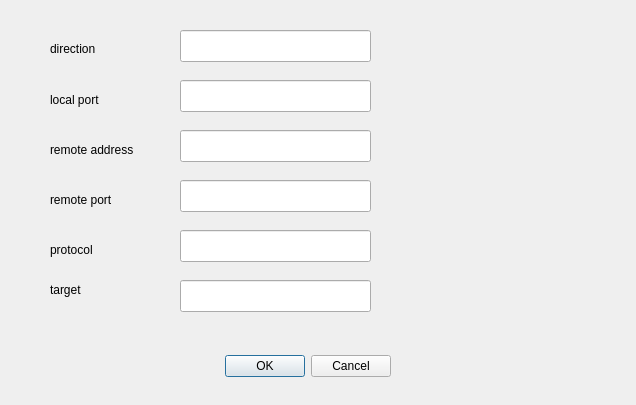
<?xml version="1.0" encoding="UTF-8"?>
<ui version="4.0">
 <class>Dialog</class>
 <widget class="QDialog" name="Dialog">
  <property name="geometry">
   <rect>
    <x>0</x>
    <y>0</y>
    <width>636</width>
    <height>405</height>
   </rect>
  </property>
  <property name="windowTitle">
   <string>Dialog</string>
  </property>
  <widget class="QDialogButtonBox" name="buttonBox">
   <property name="geometry">
    <rect>
     <x>50</x>
     <y>350</y>
     <width>341</width>
     <height>32</height>
    </rect>
   </property>
   <property name="orientation">
    <enum>Qt::Horizontal</enum>
   </property>
   <property name="standardButtons">
    <set>QDialogButtonBox::Cancel|QDialogButtonBox::Ok</set>
   </property>
  </widget>
  <widget class="QLabel" name="label_direction">
   <property name="geometry">
    <rect>
     <x>50</x>
     <y>40</y>
     <width>61</width>
     <height>18</height>
    </rect>
   </property>
   <property name="text">
    <string>direction</string>
   </property>
  </widget>
  <widget class="QLabel" name="label_lport">
   <property name="geometry">
    <rect>
     <x>50</x>
     <y>90</y>
     <width>71</width>
     <height>20</height>
    </rect>
   </property>
   <property name="text">
    <string>local port</string>
   </property>
  </widget>
  <widget class="QLabel" name="label_raddr">
   <property name="geometry">
    <rect>
     <x>50</x>
     <y>140</y>
     <width>111</width>
     <height>20</height>
    </rect>
   </property>
   <property name="text">
    <string>remote address</string>
   </property>
  </widget>
  <widget class="QLabel" name="label_raddr_2">
   <property name="geometry">
    <rect>
     <x>50</x>
     <y>190</y>
     <width>111</width>
     <height>20</height>
    </rect>
   </property>
   <property name="text">
    <string>remote port</string>
   </property>
  </widget>
  <widget class="QLabel" name="label_raddr_3">
   <property name="geometry">
    <rect>
     <x>50</x>
     <y>240</y>
     <width>111</width>
     <height>20</height>
    </rect>
   </property>
   <property name="text">
    <string>protocol</string>
   </property>
  </widget>
  <widget class="QLabel" name="label_raddr_4">
   <property name="geometry">
    <rect>
     <x>50</x>
     <y>280</y>
     <width>111</width>
     <height>20</height>
    </rect>
   </property>
   <property name="text">
    <string>target</string>
   </property>
  </widget>
  <widget class="QLineEdit" name="direction">
   <property name="geometry">
    <rect>
     <x>180</x>
     <y>30</y>
     <width>191</width>
     <height>32</height>
    </rect>
   </property>
  </widget>
  <widget class="QLineEdit" name="lport">
   <property name="geometry">
    <rect>
     <x>180</x>
     <y>80</y>
     <width>191</width>
     <height>32</height>
    </rect>
   </property>
  </widget>
  <widget class="QLineEdit" name="raddr">
   <property name="geometry">
    <rect>
     <x>180</x>
     <y>130</y>
     <width>191</width>
     <height>32</height>
    </rect>
   </property>
  </widget>
  <widget class="QLineEdit" name="rport">
   <property name="geometry">
    <rect>
     <x>180</x>
     <y>180</y>
     <width>191</width>
     <height>32</height>
    </rect>
   </property>
  </widget>
  <widget class="QLineEdit" name="protocol">
   <property name="geometry">
    <rect>
     <x>180</x>
     <y>230</y>
     <width>191</width>
     <height>32</height>
    </rect>
   </property>
  </widget>
  <widget class="QLineEdit" name="target">
   <property name="geometry">
    <rect>
     <x>180</x>
     <y>280</y>
     <width>191</width>
     <height>32</height>
    </rect>
   </property>
  </widget>
 </widget>
 <resources/>
 <connections>
  <connection>
   <sender>buttonBox</sender>
   <signal>rejected()</signal>
   <receiver>Dialog</receiver>
   <slot>reject()</slot>
   <hints>
    <hint type="sourcelabel">
     <x>316</x>
     <y>260</y>
    </hint>
    <hint type="destinationlabel">
     <x>286</x>
     <y>274</y>
    </hint>
   </hints>
  </connection>
  <connection>
   <sender>buttonBox</sender>
   <signal>accepted()</signal>
   <receiver>Dialog</receiver>
   <slot>accept()</slot>
   <hints>
    <hint type="sourcelabel">
     <x>248</x>
     <y>254</y>
    </hint>
    <hint type="destinationlabel">
     <x>157</x>
     <y>274</y>
    </hint>
   </hints>
  </connection>
 </connections>
</ui>
